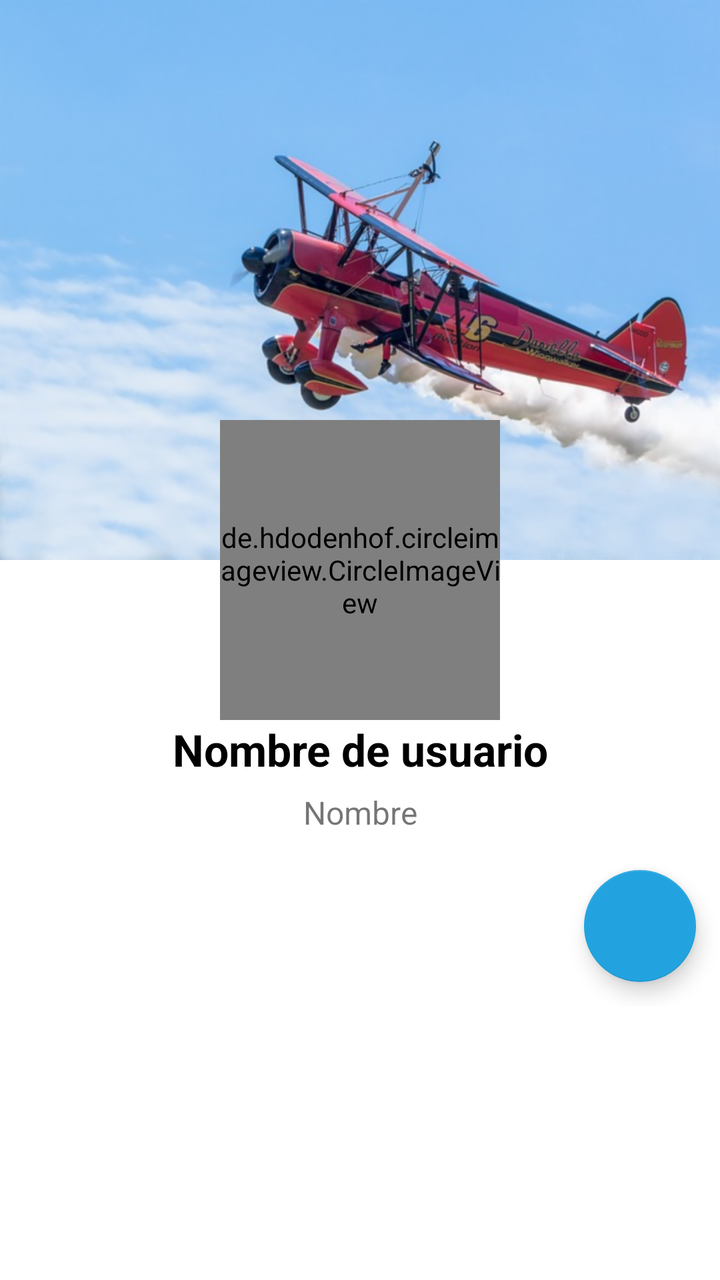
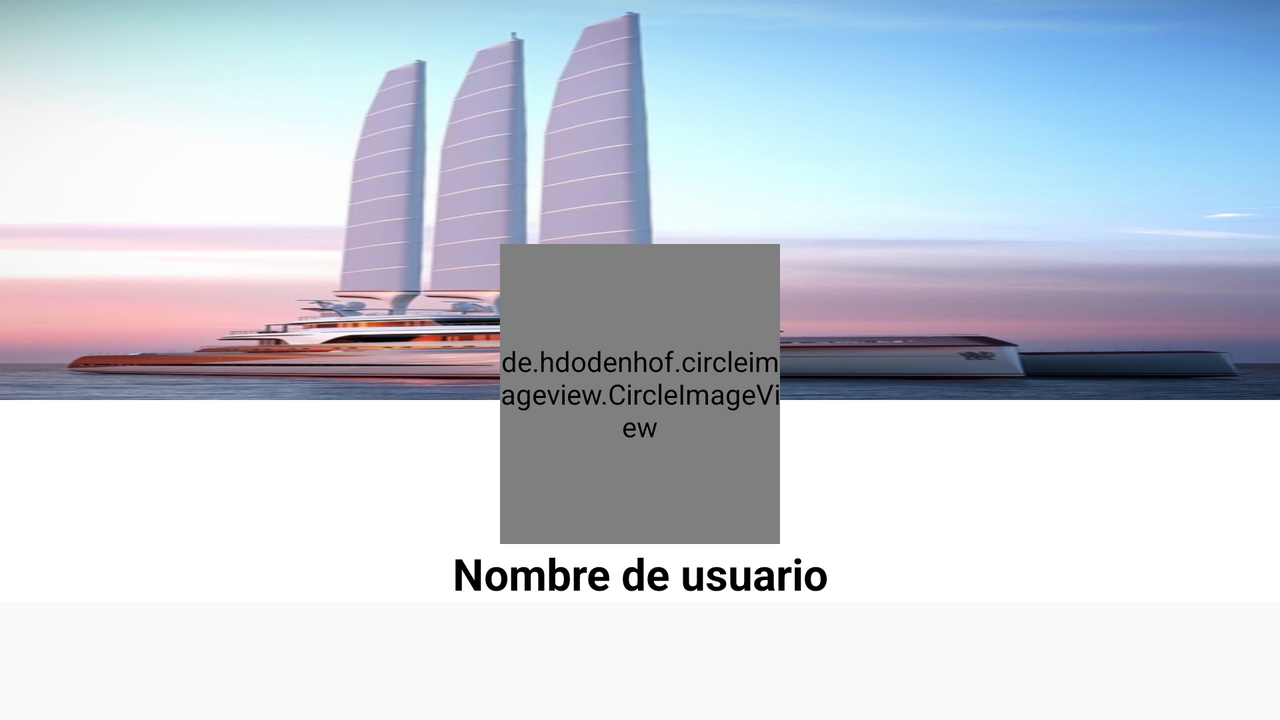

First picture: res/layout/ on a phone held upright. Second picture: the repository's own variant of that layout, on a device whose configuration matches the variant's folder. Source for both follows.
<!-- AndroidManifest.xml: application theme AppTheme -->
<!-- res/layout/activity_perfil.xml -->
<?xml version="1.0" encoding="utf-8"?>
<ScrollView xmlns:app="http://schemas.android.com/apk/res-auto"
    xmlns:tools="http://schemas.android.com/tools"
    android:layout_height="match_parent"
    android:layout_width="match_parent"
    android:background="@color/white"
    xmlns:android="http://schemas.android.com/apk/res/android" >
<RelativeLayout
    xmlns:android="http://schemas.android.com/apk/res/android"
    xmlns:app="http://schemas.android.com/apk/res-auto"
    xmlns:tools="http://schemas.android.com/tools"
    android:layout_width="match_parent"
    android:layout_height="220dp"
    android:background="#FFF"
    tools:context="com.linder.find_bank.activities.PerfilActivity">

    <FrameLayout
        android:id="@+id/bg_pro"
        android:layout_width="match_parent"
        android:layout_height="280dp"
        android:layout_alignParentStart="true"
        android:layout_alignParentTop="true"
        android:background="@drawable/bg_profile2">

    </FrameLayout>
    <LinearLayout
        android:layout_width="match_parent"
        android:layout_height="wrap_content"
        android:gravity="center"
        android:orientation="vertical"
        android:layout_marginTop="210dp">

        <de.hdodenhof.circleimageview.CircleImageView xmlns:app="http://schemas.android.com/apk/res-auto"
            android:id="@+id/profile_image"
            android:layout_width="140dp"
            android:layout_height="150dp"
            android:src="@drawable/ic_user"
            app:civ_border_color="#FFF"
            app:civ_border_width="1dp" />

        <TextView
            android:id="@+id/txtEmail1"
            android:layout_width="match_parent"
            android:layout_height="wrap_content"
            android:gravity="center"
            android:textColor="@color/black"
            android:textSize="22sp"
            android:textStyle="bold"
            tools:text="@string/nombre_de_usuario" />

        <LinearLayout
            android:layout_width="match_parent"
            android:layout_height="match_parent"
            android:layout_margin="6dp"
            android:orientation="horizontal">

            <TextView
                android:id="@+id/txtNombre"
                android:layout_width="0dp"
                android:layout_height="wrap_content"
                android:layout_weight="1"
                android:gravity="center"
                android:textSize="16sp"
                tools:text="Nombre" />

        </LinearLayout>

        <android.support.design.widget.FloatingActionButton
            android:id="@+id/btnEditar"
            android:layout_width="wrap_content"
            android:layout_height="wrap_content"
            android:layout_gravity="right"
            android:layout_margin="12dp"
            app:backgroundTint="@color/bar"
            app:srcCompat="@drawable/ic_edi" />

    </LinearLayout>

</RelativeLayout>
</ScrollView>
<!-- resources referenced by this layout -->
<resources>
  <color name="bar">#22a3df</color>
  <color name="black">#000000</color>
  <color name="white">#fff</color>
  <!-- drawable bg_profile2: png bitmap (drawable-hdpi, 205429 bytes) -->
  <!-- drawable ic_user: png bitmap (drawable-hdpi, 4287 bytes) -->
  <string name="nombre_de_usuario">Nombre de usuario</string>
  <style name="AppTheme" parent="Theme.AppCompat.Light.DarkActionBar">
          
          <item name="colorPrimary">@color/colorPrimary</item>
          <item name="colorPrimaryDark">@color/colorPrimaryDark</item>
          <item name="colorAccent">@color/colorAccent</item>
      </style>
  <color name="colorPrimary">#1c99ec</color>
  <color name="colorPrimaryDark">#1c99ec</color>
  <color name="colorAccent">#000 </color>
</resources>
<!-- res/layout-land/activity_perfil.xml (the repository's variant of the layout above) -->
<!-- drawn on the phone turned sideways -->
<?xml version="1.0" encoding="utf-8"?>
<ScrollView
    android:layout_height="match_parent"
    android:layout_width="match_parent"
    xmlns:android="http://schemas.android.com/apk/res/android" >
    <RelativeLayout
        xmlns:android="http://schemas.android.com/apk/res/android"
        xmlns:app="http://schemas.android.com/apk/res-auto"
        xmlns:tools="http://schemas.android.com/tools"
        android:layout_width="match_parent"
        android:layout_height="100dp"
        android:background="#FFF"
        tools:context="com.linder.find_bank.activities.PerfilActivity">

        <FrameLayout
            android:id="@+id/bg_pro"
            android:layout_width="match_parent"
            android:layout_height="200dp"
            android:background="@drawable/bg_profile">

        </FrameLayout>
        <LinearLayout
            android:layout_width="match_parent"
            android:layout_height="wrap_content"
            android:gravity="center"
            android:orientation="vertical"
            android:layout_marginTop="122dp">
            <de.hdodenhof.circleimageview.CircleImageView
                xmlns:app="http://schemas.android.com/apk/res-auto"
                android:id="@+id/profile_image"
                android:layout_width="140dp"
                android:layout_height="150dp"
                android:src="@drawable/girl_profile"
                app:civ_border_width="1dp"
                app:civ_border_color="#FFF"/>
            <TextView
                android:layout_width="match_parent"
                android:layout_height="wrap_content"
                android:text="@string/nombre_de_usuario"
                android:gravity="center"
                android:textSize="22sp"
                android:textColor="@color/black"
                android:textStyle="bold"/>
        </LinearLayout>

    </RelativeLayout>
</ScrollView>
<!-- resources referenced by the variant -->
<!-- as the phone turned sideways resolves them -->
<resources>
  <color name="black">#000000</color>
  <!-- drawable bg_profile: png bitmap (drawable-hdpi, 277642 bytes) -->
  <string name="nombre_de_usuario">Nombre de usuario</string>
  <style name="AppTheme" parent="Theme.AppCompat.Light.DarkActionBar">
          
          <item name="colorPrimary">@color/colorPrimary</item>
          <item name="colorPrimaryDark">@color/colorPrimaryDark</item>
          <item name="colorAccent">@color/colorAccent</item>
      </style>
  <color name="colorPrimary">#1c99ec</color>
  <color name="colorPrimaryDark">#1c99ec</color>
  <color name="colorAccent">#000 </color>
</resources>
